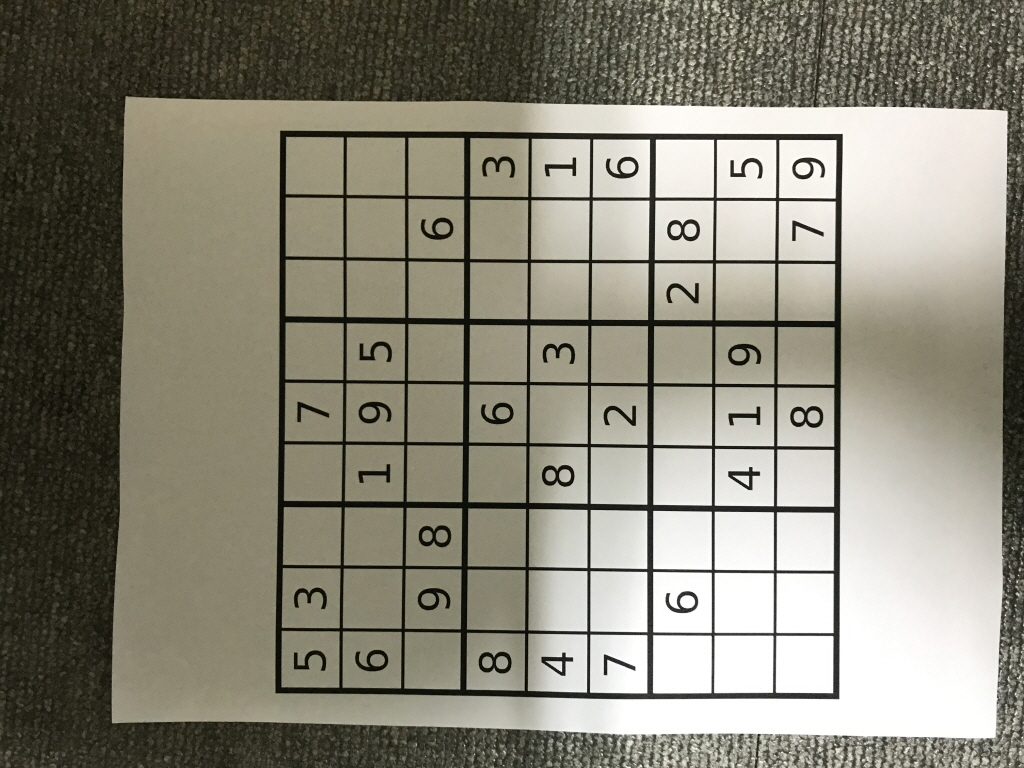
#> input picture chap1.4/sIMG_2168.jpg, 1024 x 768 px
$ jupyter execute chap1.4.6.ipynb   (older library calls are emulated)
#> lines starting #> are read from the running program, lines starting #| are printed output that depends on the picture
Image Gradients

[cell 1]
import cv2
import numpy as np
from matplotlib import pyplot as plt

[cell 2]
img = cv2.imread('sIMG_2168.jpg',0)
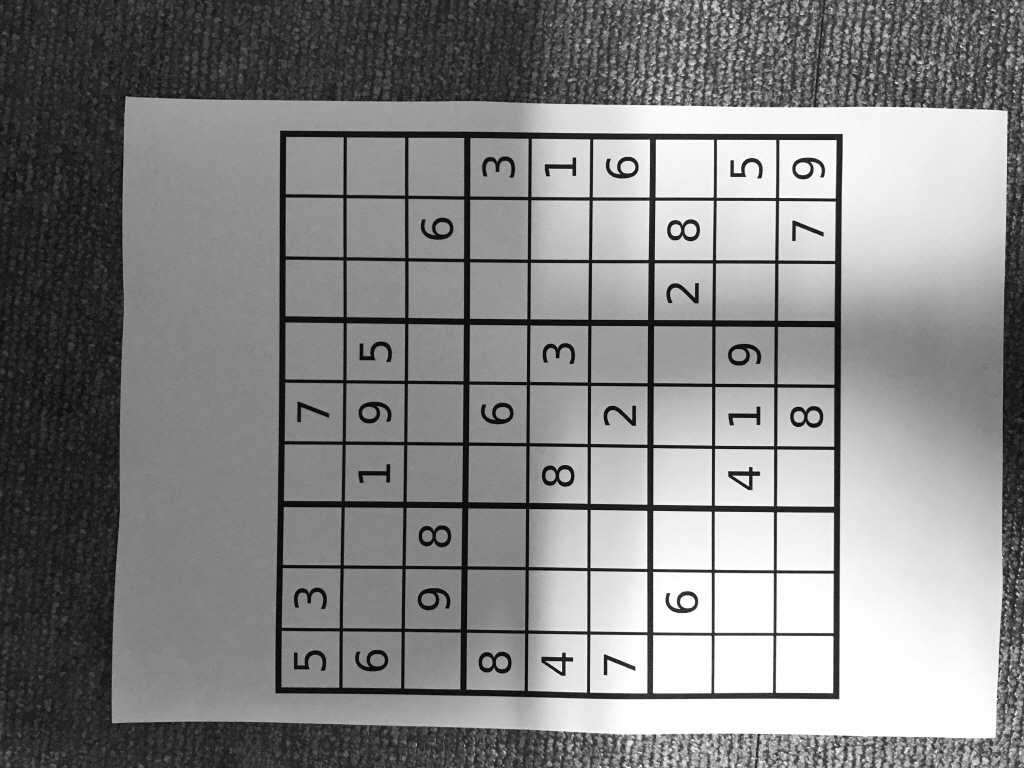
#> img: shape (768, 1024); min 2, max 255, mean 133.4
laplacian = cv2.Laplacian(img,cv2.CV_64F)
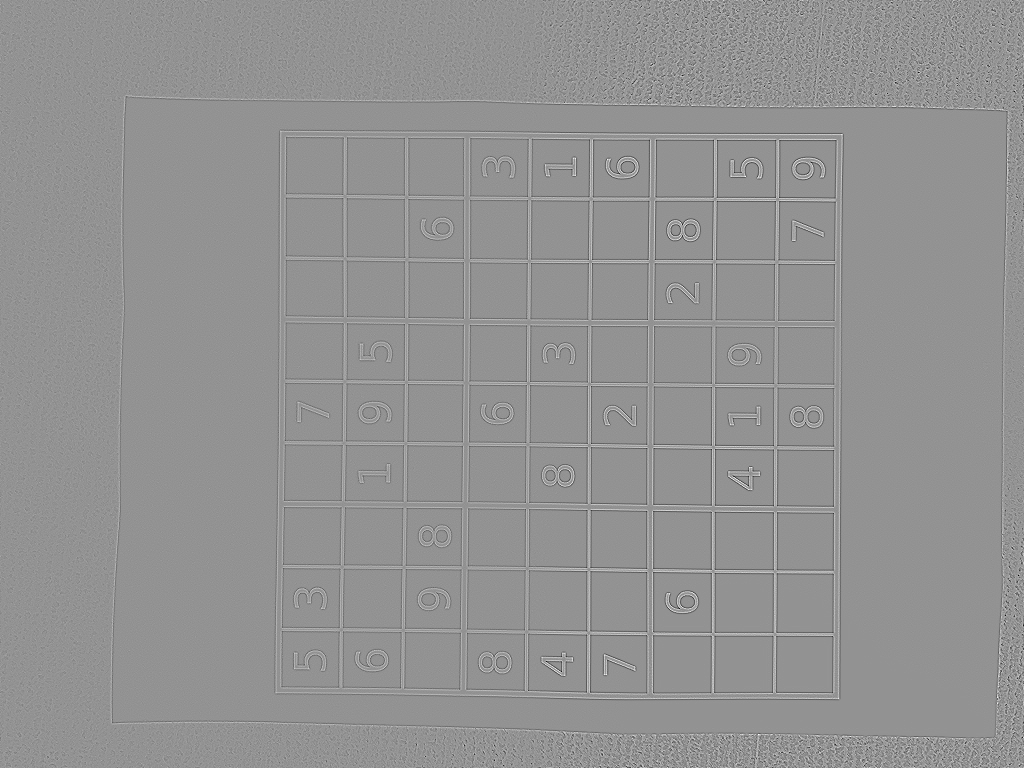
#> laplacian: shape (768, 1024) float64; min -486, max 358, mean 0; drawn with min black and max white
sobelx = cv2.Sobel(img,cv2.CV_64F,1,0,ksize=5)
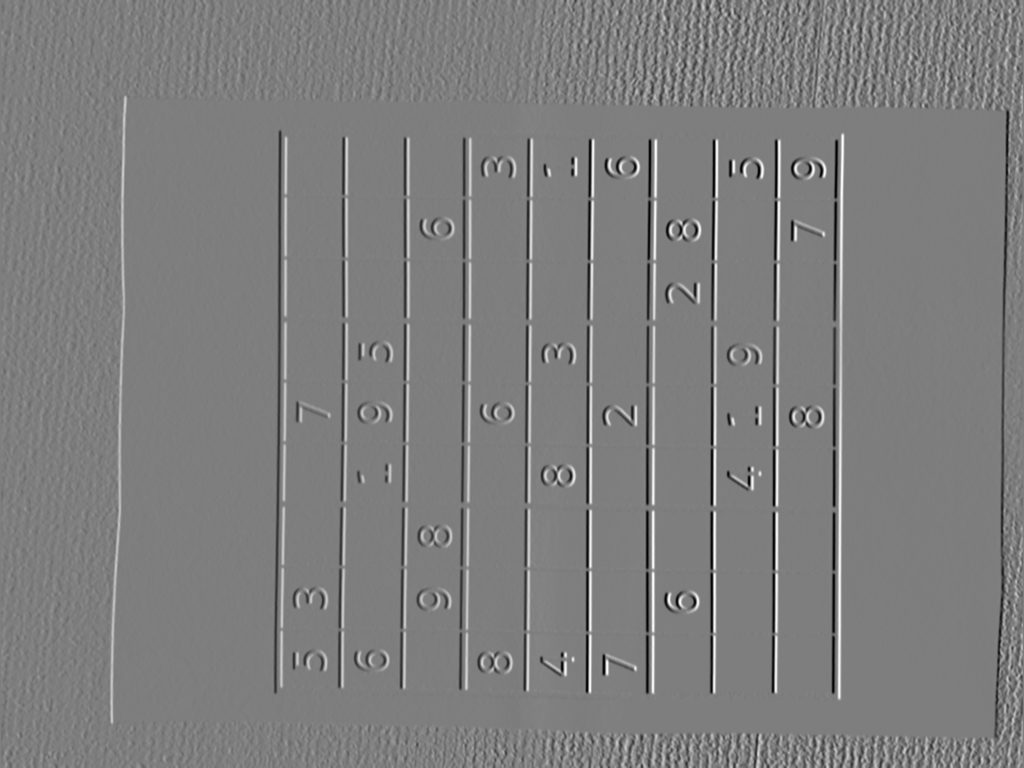
#> sobelx: shape (768, 1024) float64; min -10271, max 10466, mean 4.2; drawn with min black and max white
sobely = cv2.Sobel(img,cv2.CV_64F,0,1,ksize=5)
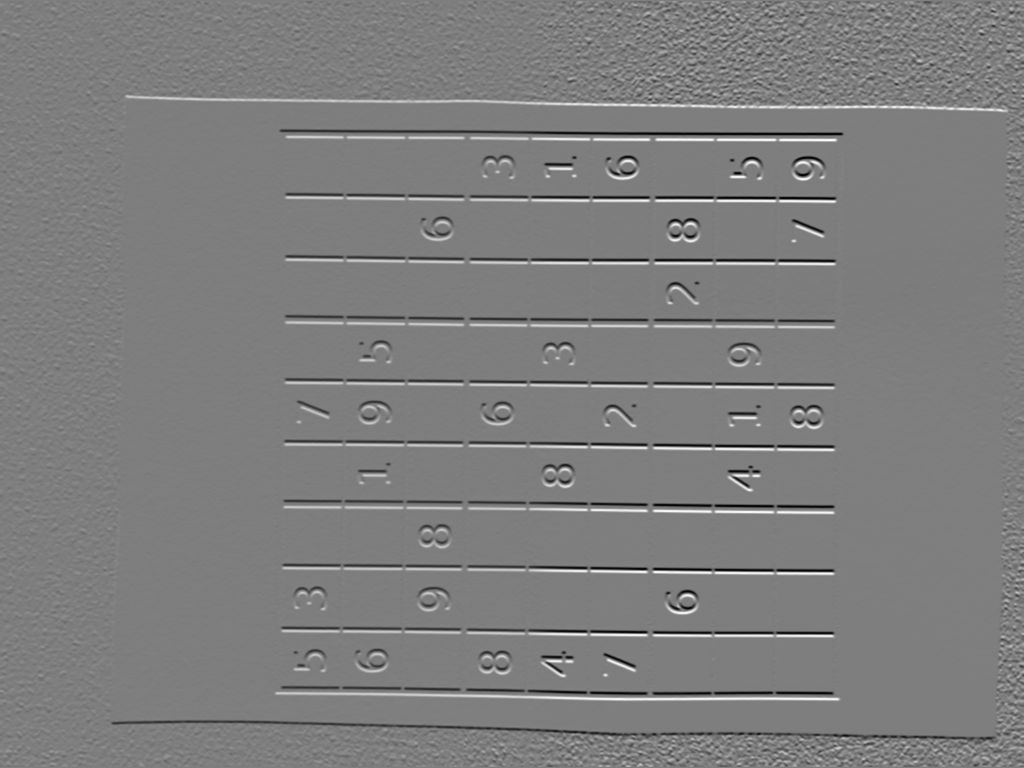
#> sobely: shape (768, 1024) float64; min -10412, max 10628, mean 3; drawn with min black and max white

plt.figure(figsize=(15,10))
plt.subplot(2,2,1),plt.imshow(img,cmap = 'gray')
plt.title('Original'), plt.xticks([]), plt.yticks([])
plt.subplot(2,2,2),plt.imshow(laplacian,cmap = 'gray')
plt.title('Laplacian'), plt.xticks([]), plt.yticks([])
plt.subplot(2,2,3),plt.imshow(sobelx,cmap = 'gray')
plt.title('Sobel X'), plt.xticks([]), plt.yticks([])
plt.subplot(2,2,4),plt.imshow(sobely,cmap = 'gray')
plt.title('Sobel Y'), plt.xticks([]), plt.yticks([])
plt.show()

[cell 3]
img = cv2.imread('box.png',0)
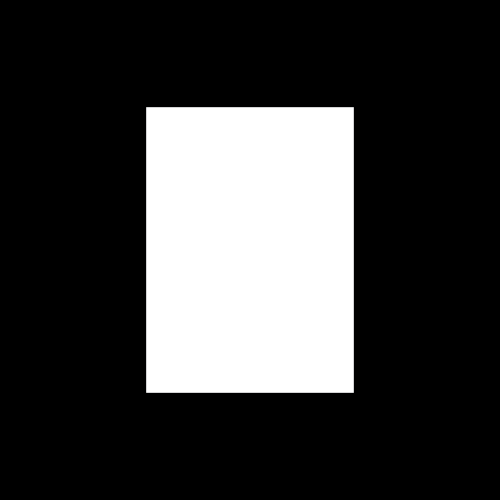
#> input picture chap1.4/box.png, 500 x 500 px
#> img: shape (500, 500); min 0, max 255, mean 60.5
# Output dtype = cv2.CV_8U
sobelx8u = cv2.Sobel(img,cv2.CV_8U,1,0,ksize=5)
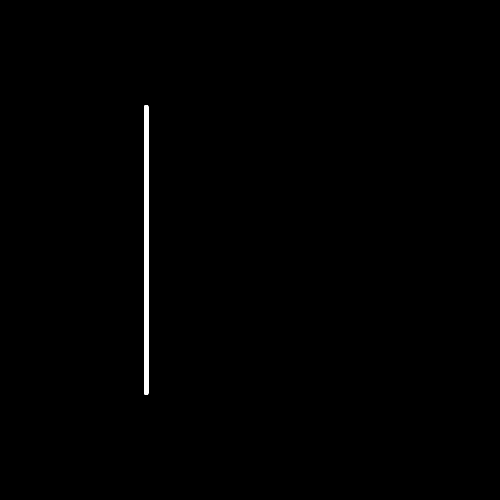
#> sobelx8u: shape (500, 500); min 0, max 255, mean 1.5
# Output dtype = cv2.CV_64F. Then take its absolute and convert to cv2.CV_8U
sobelx64f = cv2.Sobel(img,cv2.CV_64F,1,0,ksize=5)
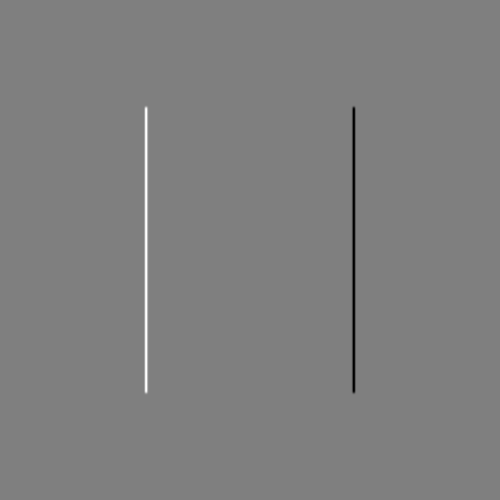
#> sobelx64f: shape (500, 500) float64; min -12240, max 12240, mean 0; drawn with min black and max white
abs_sobel64f = np.absolute(sobelx64f)
sobel_8u = np.uint8(abs_sobel64f)
plt.figure(figsize=(15,10))
plt.subplot(1,3,1),plt.imshow(img,cmap = 'gray')
plt.title('Original'), plt.xticks([]), plt.yticks([])
plt.subplot(1,3,2),plt.imshow(sobelx8u,cmap = 'gray')
plt.title('Sobel CV_8U'), plt.xticks([]), plt.yticks([])
plt.subplot(1,3,3),plt.imshow(sobel_8u,cmap = 'gray')
plt.title('Sobel abs(CV_64F)'), plt.xticks([]), plt.yticks([])
plt.show()
